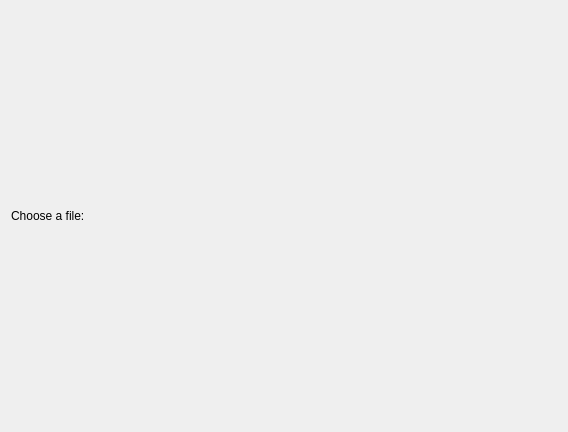
<?xml version="1.0" encoding="UTF-8"?>
<ui version="4.0">
 <class>Dialog</class>
 <widget class="QDialog" name="Dialog">
  <property name="geometry">
   <rect>
    <x>0</x>
    <y>0</y>
    <width>568</width>
    <height>432</height>
   </rect>
  </property>
  <property name="windowTitle">
   <string>Dialog</string>
  </property>
  <layout class="QVBoxLayout" name="verticalLayout">
   <item>
    <widget class="QLabel" name="label">
     <property name="text">
      <string>Choose a file:</string>
     </property>
    </widget>
   </item>
  </layout>
 </widget>
 <resources/>
 <connections/>
</ui>
